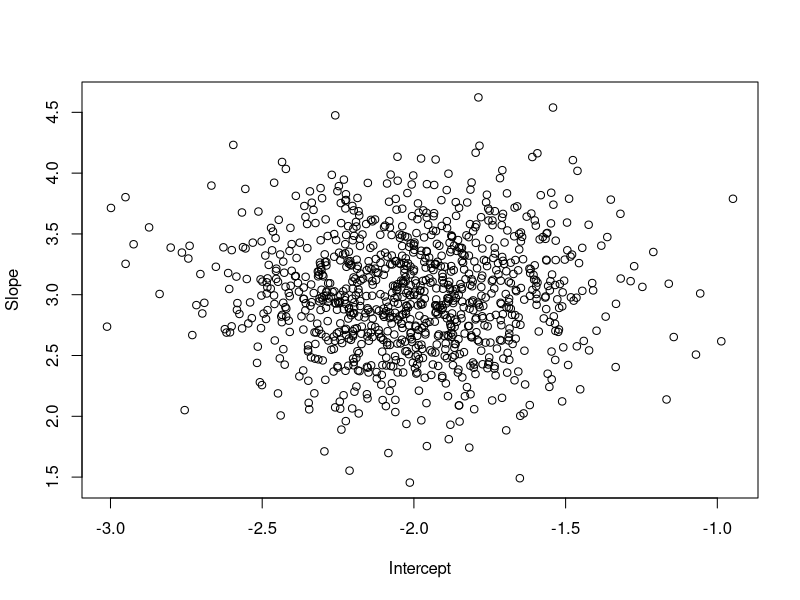
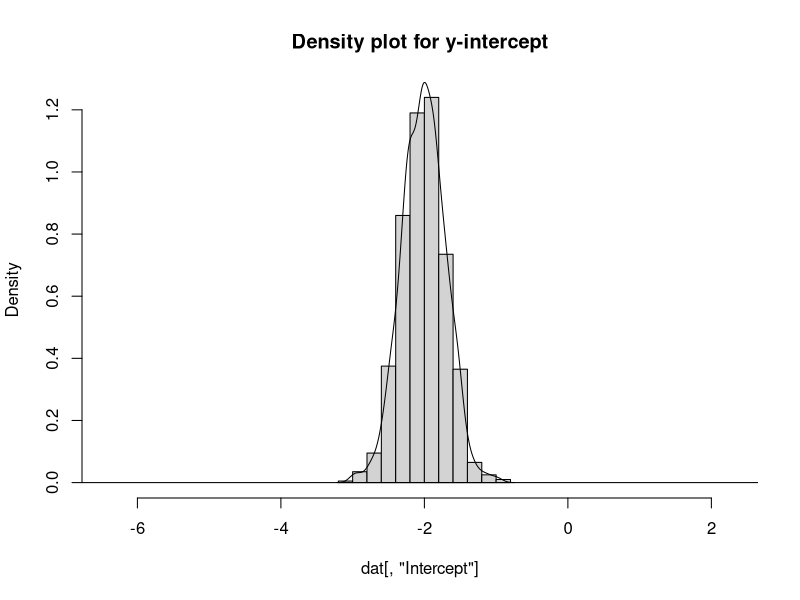
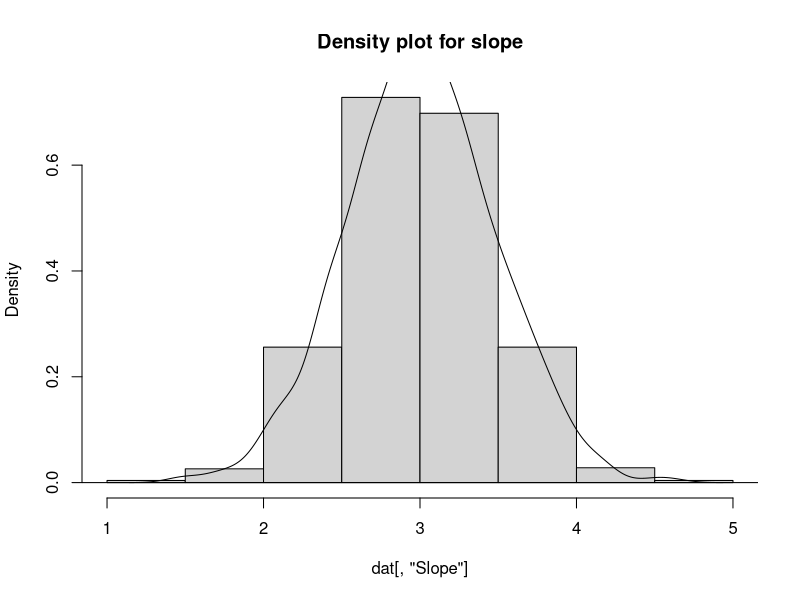
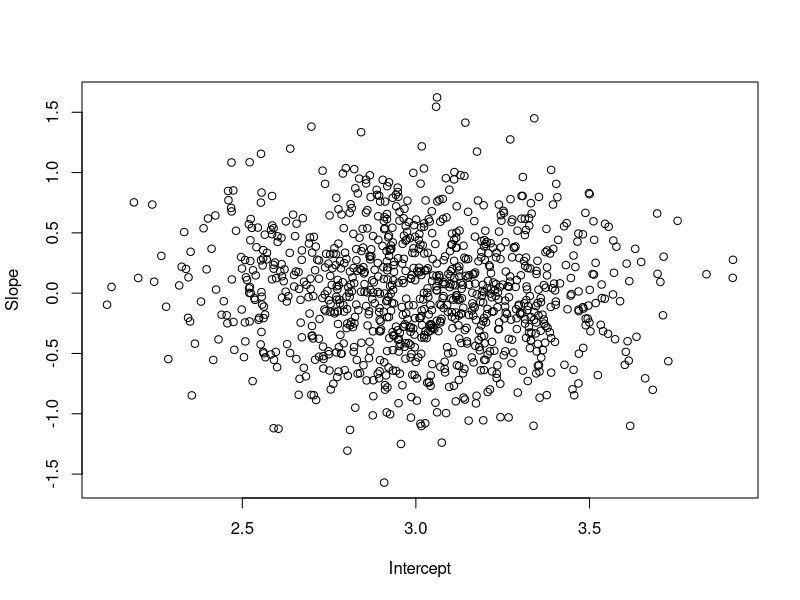
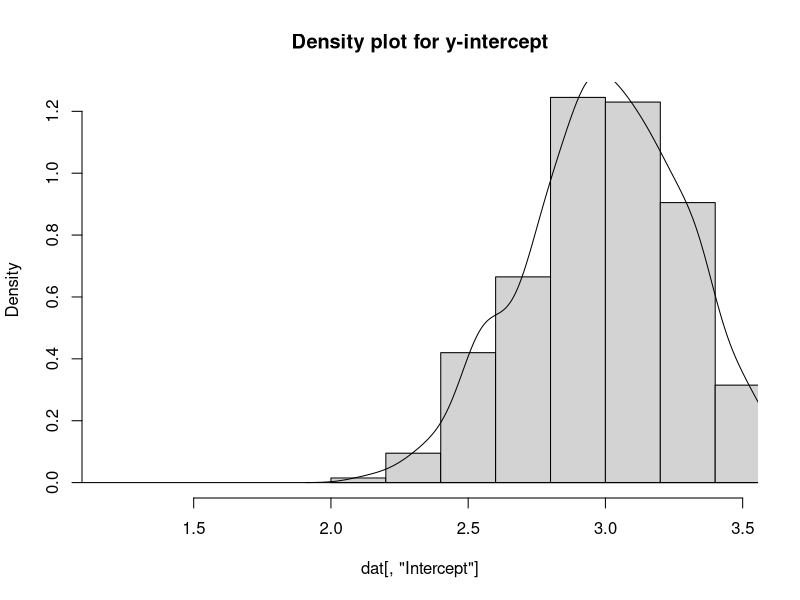
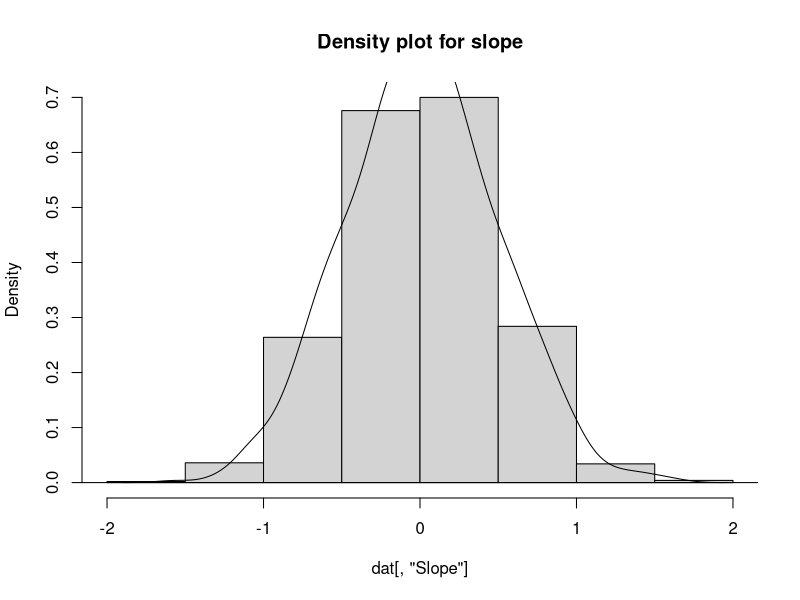
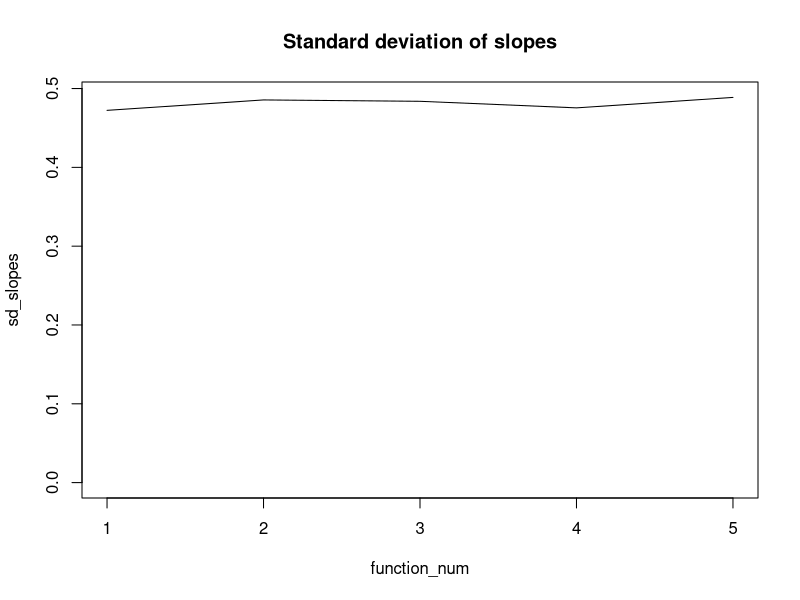
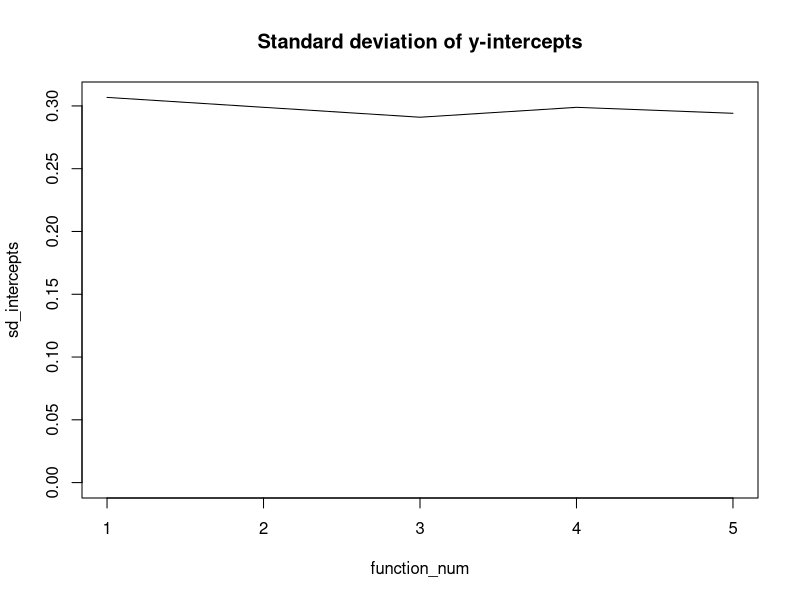

The R script that drew these images, in order:
## ---- chunk 1
knitr::opts_chunk$set(echo = TRUE)
library(tidyverse)

# Set up my table with provided data
mytab <- read_tsv("classA7.dat", col_names = FALSE)
mytab <- t(apply(mytab, c(1, 2), function(x) eval(parse(text = x))))
colnames(mytab) <- c("X", "Y")
rownames(mytab) <- NULL
## ---- chunk 2
f1 <- function(x) -2 + (3*x)
f2 <- function(x) 3
f3 <- function(x) (6*(x**2)) + (3*x) + 3
f4 <- function(x) (10*x) + 3
f5 <- function(x) (-4 * x) - 6

makeFakeData <- function(f) {
    f(mytab[,1]) + rnorm(n = length(mytab[,1]), mean = 0, sd = 1)
}
## ---- chunk 3
funclist <- list(f1, f2, f3, f4, f5)
means_slopes <- integer(length(funclist))
means_intercepts <- integer(length(funclist))
sd_slopes <- integer(length(funclist))
sd_intercepts <- integer(length(funclist))

#print.noquote(funclist[1])
func_ind <- 1
for (fn in funclist) {
  dat = matrix(nrow = 1000, ncol = 2)
  for ( k in 1:1000 ) {
    fakedat <- makeFakeData(fn)
    dat[k,] <- coef(lm( fakedat ~ mytab[,1] ))
  }

  colnames(dat) <- c("Intercept", "Slope")
  if (func_ind < 3) {
    plot(dat)
    densities <- density(dat[,"Intercept"])
    hist(dat[,"Intercept"], freq = FALSE,  main = "Density plot for y-intercept", xlim = c(min(fakedat), max(fakedat)))
    lines(densities)
    abline(a=0, b = 0)
    print.noquote(paste("Function number", func_ind))
    
    densities <- density(dat[,"Slope"])
    hist(dat[,"Slope"], freq = FALSE,  main = "Density plot for slope")
    lines(densities)
    abline(a=0, b = 0)
    print.noquote(paste("Function number", func_ind))
  }
  
  means_intercepts[func_ind] <- mean(dat[,"Intercept"])
  means_slopes[func_ind] <- mean(dat[,"Slope"])
  sd_intercepts[func_ind] <- sd(dat[,"Intercept"])
  sd_slopes[func_ind] <- sd(dat[,"Slope"])
  print.noquote(paste("Mean of the intercept:", means_intercepts[func_ind]))
  print.noquote(paste("Variance of the intercept:", means_slopes[func_ind]))
  print.noquote(paste("Mean of the slope:", sd_slopes[func_ind]))
  print.noquote(paste("Variance of the slope:", sd_intercepts[func_ind]))
  print.noquote("")
 
  
  func_ind <- func_ind + 1
}

## ---- chunk 4
function_num <- 1:length(sd_slopes)
plot(sd_slopes ~ function_num, type = 'l', ylim = c(0, max(sd_slopes)), main = "Standard deviation of slopes")
plot(sd_intercepts ~ function_num, type = 'l', ylim =  c(0, max(sd_intercepts)), main = "Standard deviation of y-intercepts")
plot(means_slopes ~ function_num, type = 'l', main = "Means of slopes")
plot(means_intercepts ~ function_num, type = 'l', main = "Means of y-intercepts")
## ---- chunk 5
covariance <- cov(dat[,"Slope"], dat[,"Intercept"])
print(paste("Covariance between slope and intercept", covariance))

realdat_coefs <- coef( lm( mytab[,2] ~ mytab[,1]) )

Vc0 <- round(mean(sd_intercepts)**2, 6)
Vc1<- round(mean(sd_slopes)**2, 6)
print.noquote(paste0("V(f(x)) = ", Vc0, " + ", Vc1, "x^2 + ", "0"))
## ---- chunk 6
bottom_int <- realdat_coefs[1] + (realdat_coefs[2] * mytab[,1]) + (1.65 * sqrt(Vc0 + Vc1 * (mytab[,1]**2) ))
top_int <- realdat_coefs[1] + (realdat_coefs[2] * mytab[,1]) - (1.65 * sqrt(Vc0 + Vc1 * (mytab[,1]**2) ))

plot( mytab[,1], bottom_int, type = 'l', col = "red")
abline(lm( mytab[,2] ~ mytab[,1]))
lines( mytab[,1], top_int, col = "red")
